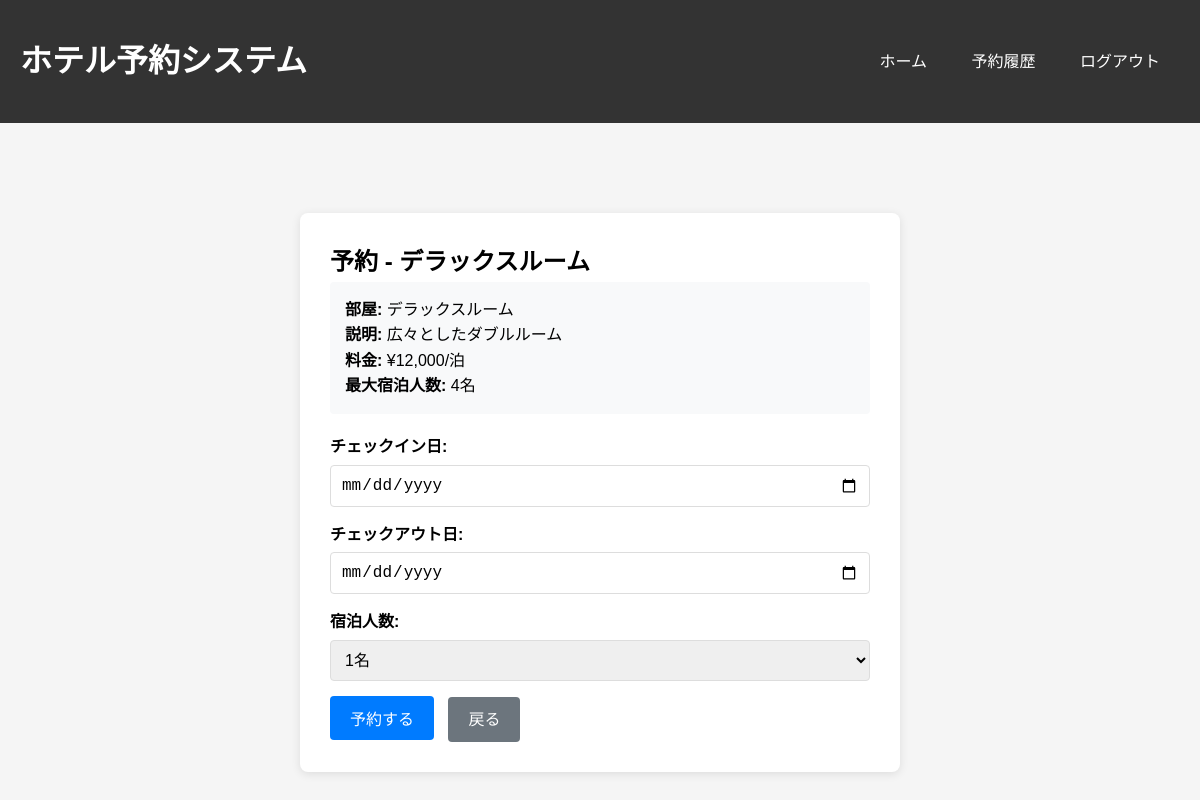
Page /booking.php?room_id=2 (signed in) on the committed database.
### tables this page shows
CREATE TABLE rooms (
    id INT AUTO_INCREMENT PRIMARY KEY,
    name VARCHAR(100) NOT NULL,
    description TEXT,
    price DECIMAL(10,2) NOT NULL,
    max_guests INT NOT NULL,
    created_at TIMESTAMP DEFAULT CURRENT_TIMESTAMP
);

### booking.php (the view, shortened to what this page needs)
<?php
require_once 'config.php';
$intRoomId = $_GET['room_id'] ?? 0;
$stmt = $pdo->prepare("SELECT * FROM rooms WHERE id = ?");
$stmt->execute([$intRoomId]);
$objRoom = $stmt->fetch();
?>
<!DOCTYPE html>
<html lang="ja">
<head>
    <link rel="stylesheet" href="style.css">
</head>
<body>
    <div class="header">
        <div class="container">
            <div class="nav">
                <h1>ホテル予約システム</h1>
                <div>
                    <a href="index.php">ホーム</a>
                    <a href="my_bookings.php">予約履歴</a>
                    <a href="logout.php">ログアウト</a>
                </div>
            </div>
        </div>
    </div>
    <div class="container">
        <div class="form-container" style="max-width: 600px;">
            <h2>予約 - <?php echo htmlspecialchars($objRoom['name']); ?></h2>
            <div style="background: #f8f9fa; padding: 15px; border-radius: 4px; margin-bottom: 20px;">
                <p><strong>部屋:</strong> <?php echo htmlspecialchars($objRoom['name']); ?></p>
                <p><strong>説明:</strong> <?php echo htmlspecialchars($objRoom['description']); ?></p>
                <p><strong>料金:</strong> ¥<?php echo number_format($objRoom['price']); ?>/泊</p>
                <p><strong>最大宿泊人数:</strong> <?php echo $objRoom['max_guests']; ?>名</p>
            </div>
            <form method="POST">
                <div class="form-group">
                    <label for="check_in">チェックイン日:</label>
                    <input type="date" id="check_in" name="check_in" min="<?php echo date('Y-m-d'); ?>" required>
                </div>
                <div class="form-group">
                    <label for="check_out">チェックアウト日:</label>
                    <input type="date" id="check_out" name="check_out" min="<?php echo date('Y-m-d', strtotime('+1 day')); ?>" required>
                </div>
                <div class="form-group">
                    <label for="guests">宿泊人数:</label>
                    <select id="guests" name="guests" required>
                        <?php for ($i = 1; $i <= $objRoom['max_guests']; $i++): ?>
                            <option value="<?php echo $i; ?>"><?php echo $i; ?>名</option>
                        <?php endfor; ?>
                    </select>
                </div>
                <button type="submit" class="btn">予約する</button>
                <a href="index.php?room_id=<?php echo $intRoomId; ?>" class="btn" style="background: #6c757d; margin-left: 10px;">戻る</a>
            </form>
        </div>
    </div>
</body>
</html>

### style.css (style rules this page uses)
* { margin: 0; padding: 0; box-sizing: border-box; }
body { font-family: Arial, sans-serif; background-color: #f5f5f5; line-height: 1.6; }
.container { max-width: 1200px; margin: 0 auto; padding: 20px; }
.header { background: #333; color: white; padding: 1rem 0; margin-bottom: 20px; }
.nav { display: flex; justify-content: space-between; align-items: center; }
.nav a { color: white; text-decoration: none; margin: 0 10px; padding: 5px 10px; border-radius: 3px; }
.form-container { background: white; padding: 30px; border-radius: 8px; box-shadow: 0 2px 10px rgba(0,0,0,0.1); max-width: 400px; margin: 50px auto; }
.form-group { margin-bottom: 15px; }
.form-group label { display: block; margin-bottom: 5px; font-weight: bold; }
.form-group input, .form-group select, .form-group textarea { width: 100%; padding: 10px; border: 1px solid #ddd; border-radius: 4px; font-size: 16px; }
.btn { background: #007bff; color: white; padding: 10px 20px; border: none; border-radius: 4px; cursor: pointer; font-size: 16px; text-decoration: none; display: inline-block; }

### rows in the picture
rooms: name "デラックスルーム", description "広々としたダブルルーム", price "12,000", max_guests "4"

### other values in the picture
form field guests "1名"
